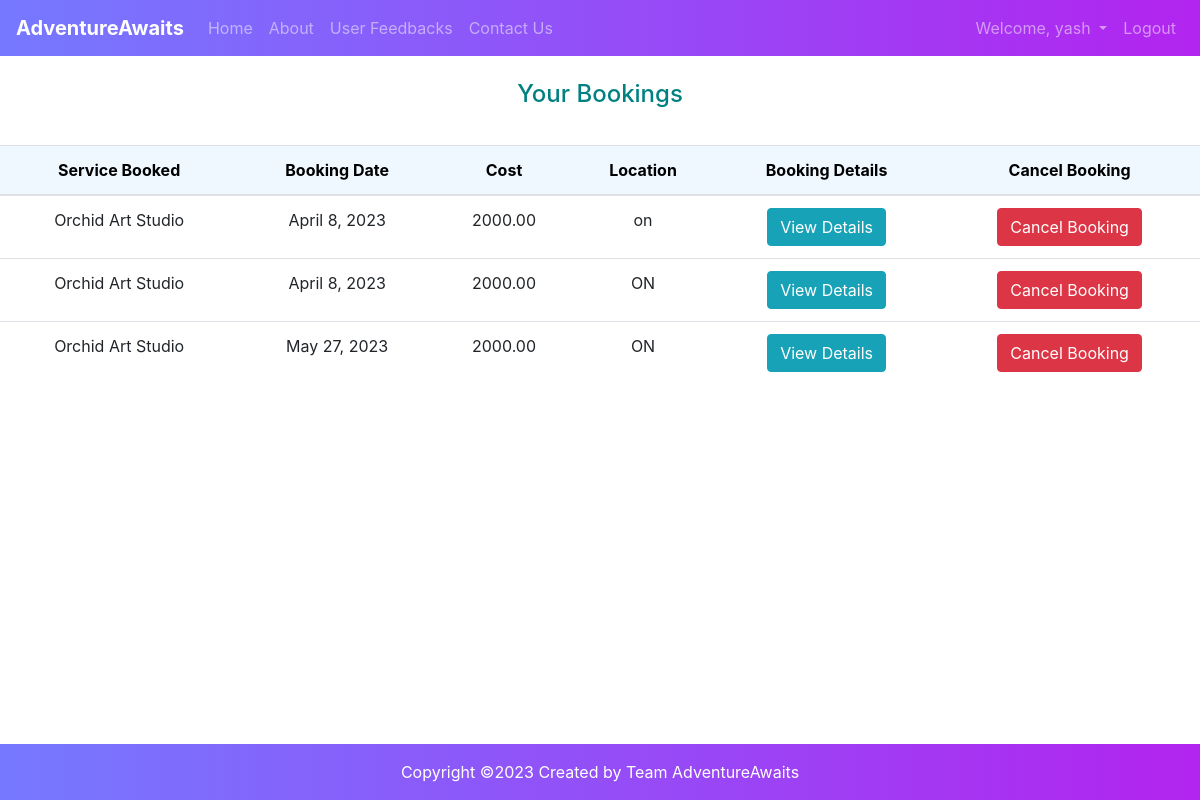
/bookings/ (signed in), run on the app's committed database.
### bookingApp/models.py (models this page shows, shortened)
class WeddingBooking(models.Model):
    Currency_CHOICES = (
        ('CAD', 'CAD'),
        ('USD', 'USD'),
        ('INR','INR')
    )
    id = models.UUIDField(primary_key=True, default=uuid.uuid4, editable=False)
    service = models.ForeignKey(Service, on_delete=models.CASCADE)
    name = models.CharField(max_length=122)
    email = models.EmailField()
    phone = models.CharField(max_length=20)
    date_booked = models.DateField()
    location = models.CharField(max_length=200)
    featured_package_price = models.DecimalField(max_digits=10, decimal_places=2, default=0.0)
    payment_currency = models.CharField(max_length=10, choices=Currency_CHOICES, default='CAD')

class Service(models.Model):
    SERVICE_TYPE_CHOICES = (
        ('photo', 'Photography'),
        ('video', 'Videography'),
        ('decor', 'Decoration'),
        ('catering', 'Catering'),
        ('music', 'Music DJ'),
        ('makeup', 'Makeup'),
        ('wedding_planner', 'Wedding Planner'),
        ('resort', 'Resort')
    )
    id = models.UUIDField(primary_key=True, default=uuid.uuid4, editable=False)
    title = models.CharField(max_length=122)
    service_type = models.CharField(max_length=20, choices=SERVICE_TYPE_CHOICES)
    header = models.CharField(max_length=122)
    desc = models.TextField()
    created_at = models.DateTimeField(auto_now_add=True)
    city = models.CharField(max_length=255, default='', blank=True)
    state = models.CharField(max_length=255, default='')
    featured_package_price = models.DecimalField(max_digits=10, decimal_places=2, default=0.0)
    organizer = models.CharField(max_length=122, default='')
    image = models.ImageField(upload_to='service_images/', blank=True, null=True)
    def __str__(self):
        return self.title

### bookingApp/views.py (the view)
@login_required()
def bookings(request):
    bookings = WeddingBooking.objects.all()
    email = request.user.email
    bookings = bookings.filter(email__exact=email)
    return render(request, 'bookings.html', {'bookings': bookings})

### templates/bookings.html (shortened to what this page needs)
{% extends 'base.html' %}
{% block content %}
    <div class="row mb-4">
    <div class="col-lg-12 text-center p-4 text-black">
        <h4  style="color: #008080">Your Bookings</h4>
    </div>
    <div class="col-lg-12 m-1 mx-auto">
        <table class="table " >
            <thead class="text-center"style="background: #f0f8ff;color: #000000" >
              <tr>
                <th scope="col">Service Booked</th>
                <th scope="col">Booking Date</th>
                <th scope="col">Cost</th>
                  <th scope="col">Location</th>
                <th scope="col">Booking Details</th>
                <th scope="col">Cancel Booking</th>
              </tr>
            </thead>
            <tbody>
                {% for booking in bookings %}
              <tr class="text-center">
                <td>{{booking.service}}</td>
                <td>{{booking.date_booked}}</td>
                <td>{{booking.featured_package_price}}</td>
                  <td>{{booking.location}}</td>
                <td>
                    <button type="submit" class="btn btn-info">
                    <a href="{% url 'booking_detail' booking.id %}" class="text-white" style="text-decoration: none;">View Details</a>
                  </button>
                </td>
                <form action="cancel_booking" method="post">
                  <td><button type="submit" class="btn btn-danger">Cancel Booking</button></td>
                </form>
              </tr>
              {% endfor %}
            </tbody>
        </table>
    </div>
</div>
{% endblock %}

### templates/base.html (shortened to what this page needs)
<!DOCTYPE html>
<html>
<head>
{% load sweetify %}
    <link rel="stylesheet" href="https://stackpath.bootstrapcdn.com/bootstrap/4.5.0/css/bootstrap.min.css">
    <link rel="stylesheet" href="https://cdnjs.cloudflare.com/ajax/libs/twitter-bootstrap/4.6.0/css/bootstrap.min.css">
    <link rel="stylesheet" href="/static/css/bootstrap.min.css" type="text/css">
    <link rel="stylesheet" href="https://cdnjs.cloudflare.com/ajax/libs/font-awesome/6.0.0/css/all.min.css" type="text/css">
</head>
<body>
<nav class="navbar navbar-expand-lg navbar-dark bg-dark">
    <a class="navbar-brand" href="{% url 'index' %}"><b>AdventureAwaits</b></a>
    <div class="collapse navbar-collapse" id="navbarSupportedContent">
        <ul class="navbar-nav mr-auto">
            <li class="{% if request.path == '/' %}active{% endif %}">
                <a class="nav-link" href="{% url 'index' %}">Home <span class="sr-only">(current)</span></a>
            </li>
            <li class="{% if request.path == '/about' %}active{% endif %}">
                <a class="nav-link" href="{% url 'about' %}">About<span class="sr-only"></a>
            </li>
            <li class="{% if request.path == '/feedback' %}active{% endif %}">
                <a class="nav-link" href="{% url 'feedback' %}">User Feedbacks</a>
            </li>
            <li class="{% if request.path == '/contact' %}active{% endif %}">
                <a class="nav-link" href="{% url 'contact' %}">Contact Us</a>
            </li>
        </ul>
        <ul class="navbar-nav">
            {% if user.is_authenticated %}
            <li class="nav-item dropdown">
                <a class="nav-link dropdown-toggle" href="#" id="navbarDropdown" role="button" data-toggle="dropdown"
                   aria-haspopup="true" aria-expanded="false">
                    Welcome, {{user.username}}
                </a>
            </li>
            <li class="nav-item">
                <a class="nav-link" href="{% url 'logout' %}">Logout</a>
            </li>
            {% endif %}
        </ul>
    </div>
</nav>
{% block content %}
{% endblock content %}
<footer class="bg-light text-center text-lg-start mt-2"  " >
    <div class="text-center p-3 bg-dark" style="color:white;background: -webkit-linear-gradient(left, #7579ff, #b224ef);">
        Copyright &copy;<script>document.write(new Date().getFullYear());</script>
        Created by Team AdventureAwaits
    </div>
</footer>
</body>
</html>

### templates/bookings.html (style rules this page uses)
footer { position: fixed; left: 0; bottom: 0; width: 100%; }

### templates/base.html (style rules this page uses)
nav { background: -webkit-linear-gradient(left, #7579ff, #b224ef); }

### data on the page
WeddingBooking: service "Orchid Art Studio", date_booked "April 8, 2023", featured_package_price "2000.00", location "on"
WeddingBooking: service "Orchid Art Studio", date_booked "April 8, 2023", featured_package_price "2000.00", location "ON"
WeddingBooking: service "Orchid Art Studio", date_booked "May 27, 2023", featured_package_price "2000.00", location "ON"

### other printed values
{{ user.username }} "yash"
